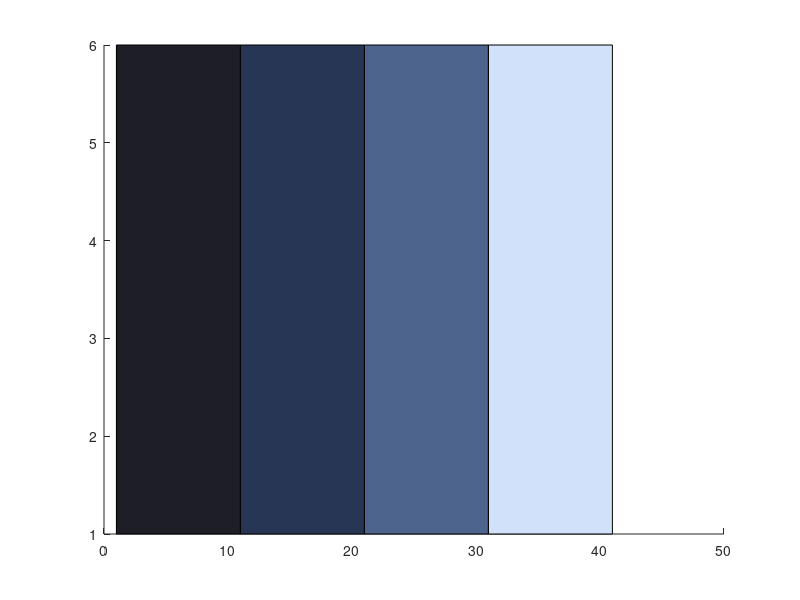

This chart was generated by the following MATLAB code:
%% Color code for making figures
% 
% MATLAB R2015a
% 
% DESCRIPTION
% From: https://designschool.canva.com/blog/100-color-combinations/
% Use http://www.colorhexa.com/ to see more details for colors
%
% Copyright (c) 2015 Sho Nakagome
% snakagome@uh.edu
% All Rights Reserved
% Revision: 1.0 Date: 2015/11/04

%% %% Monochromatic color schemes
%% 03. Dark & Earthy
dar(1,:) = [.275, .129, .102];
dar(2,:) = [.412, .239, .239];
dar(3,:) = [.729, .333, .212];
dar(4,:) = [.643, .22, .125];

%% 05. Cool Blues
cbl(1,:) = [0, .231, .275];
cbl(2,:) = [.027, .341, .357];
cbl(3,:) = [.4, .647, .678];
cbl(4,:) = [.769, .875, .902];

%% 07. Watery Blue-Greens
wbg(1,:) = [.008, .11, .118];
wbg(2,:) = [0, .267, .271];
wbg(3,:) = [.173, .471, .451];
wbg(4,:) = [.435, .725, .561];

%% 30. Berry Blues
bbs(1,:) = [.118, .122, .149];
bbs(2,:) = [.157, .212, .333];
bbs(3,:) = [.302, .392, .553];
bbs(4,:) = [.816, .882, .976];

%% Plotting to see colors
% Change this variable
color = bbs;

for i = 1:length(color)
    rectangle('Position',[1+(i-1)*10,1,10,5],'FaceColor',color(i,:));
    hold on;
end